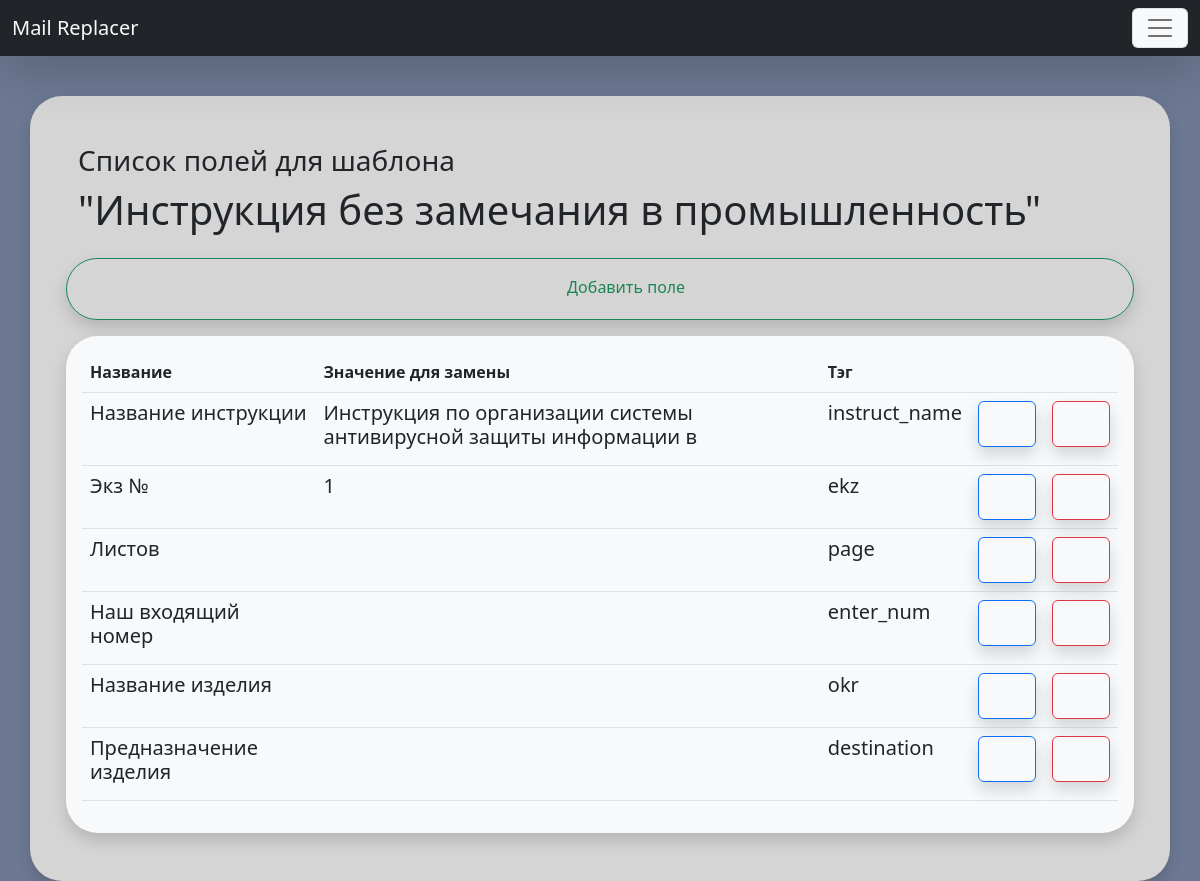
The page /fields/list/32/ (signed in) on the database its author committed.
### Replacer/models.py (models this page shows, shortened)
class Template(models.Model):
    title = models.CharField(max_length=255, db_index=True, verbose_name='Наименование шаблона')
    file = models.FileField(upload_to='templates/%Y/%m/%d/', blank=False, verbose_name='Файл шаблона')
    owner = models.ForeignKey(User, on_delete=models.CASCADE, blank=True, null=True, verbose_name='Владелец')
    def __str__(self) -> str:
        return self.title
    def get_absolute_url(self):
        return reverse('template', kwargs={"pk": self.pk})
    class Meta:
        verbose_name = 'Шаблон'
        verbose_name_plural = 'Шаблоны'
        ordering = ['pk']

class ReplaceField(models.Model):
    title = models.CharField(
        max_length=255, db_index=True, verbose_name='Имя поля для замены')
    replace_value = models.TextField(blank=True, verbose_name='Значение')
    tag = models.CharField(max_length=255, verbose_name='Тэг')
    template = models.ForeignKey(
        Template, on_delete=models.CASCADE, null=False, verbose_name='Id шаблона')
    owner = models.ForeignKey(User, on_delete=models.CASCADE, blank=True, null=True, verbose_name='Владелец')
    class Meta:
        verbose_name = 'Заменяемое поле'
        verbose_name_plural = 'Заменяемые поля'
        ordering = ['template']

### Replacer/views.py (the view)
# urls.py: path('fields/list/<int:pk>/', FieldsForTemplateView.as_view(), name='fields_list'),
class FieldsForTemplateView(LoginRequiredMixin, ListView):
    model = ReplaceField
    template_name = 'Replacer/fields_list.html'
    def get(self, request, *args, **kwargs) -> HttpResponse:
        self.pk = kwargs.get('pk')
        return super().get(request, *args, **kwargs)
    def get_context_data(self, **kwargs):
        context = super().get_context_data(**kwargs)
        context['fields_list'] = ReplaceField.objects.filter(
            template=self.pk).select_related('template')
        template = Template.objects.get(pk=self.pk)
        context['template'] = template
        context['form'] = FieldsBaseForm(initial={'template': template, })
        print(context['form']['template'].value())
        return context

### Replacer/templatetags/custom_filters.py (called while the page is built)
@register.inclusion_tag('Replacer/include/_template_bar.html')
def show_template_bar(path, user):
    template_list = Template.objects.all().filter(owner=user)
    return {'template_list':template_list, 'path':path}

@register.simple_tag(name='forindex')
def forindex(list_obj, index):
    return list_obj[index]

### Replacer/templates/Replacer/fields_list.html (shortened to what this page needs)
{% extends 'base.html' %}
{% load static %}
{% load custom_filters %}
{% block container %}
<div class="container rounded-5 p-5 shadow" style="background-color: #d5d5d5;">
    <div class="row">
        <h3>Cписок полей для шаблона</h3>
        <h1>"{{template}}"</h1>
        {% include 'Replacer/include/_add_button.html' %}
        {% if fields_list %}
        {% forindex fields_list 0 as first_field %}
        <div class="bg-light shadow rounded-5 p-3">
            <table class="table">
                <thead>
                    <tr>
                        <th scope="col">Название</th>
                        <th scope="col">Значение для замены</th>
                        <th scope="col">Тэг</th>
                        <th scope="col"></th>
                        <th scope="col"></th>
                    </tr>
                </thead>
                {% for field in fields_list %}
                <tbody>
                    <tr>
                        <td><h5>{{field.title}}</h5></td>
                        <td><h5>{{field.replace_value}}</h5></td>
                        <td><h5>{{field.tag}}</h5></td>
                        <td><a class="btn btn-outline-primary shadow" href="{% url 'fields_update' field.pk %}">
                                <lord-icon src="{% static 'icons/edit.json' %}" trigger="hover"
                                    style="width:32px;height:32px">
                                </lord-icon>
                            </a>
                        </td>
                        <td><a class="btn btn-outline-danger shadow" href="{% url 'fields_delete' field.pk %}">
                                <lord-icon src="{% static 'icons/delete.json' %}" trigger="hover"
                                    style="width:32px;height:32px">
                                </lord-icon>
                            </a>
                        </td>
                    </tr>
                </tbody>
                {% endfor %}
            </table>
            {% endif %}
        </div>
    </div>
    {% endblock %}

### rows shown on the page
Template: title "Инструкция без замечания в промышленность"
ReplaceField: title "Название инструкции", replace_value "Инструкция по организации системы антивирусной защиты информации в", tag "instruct_name"
ReplaceField: title "Экз №", replace_value "1", tag "ekz"
ReplaceField: title "Листов", tag "page"
ReplaceField: title "Наш входящий номер", tag "enter_num"
ReplaceField: title "Название изделия", tag "okr"
ReplaceField: title "Предназначение изделия", tag "destination"
